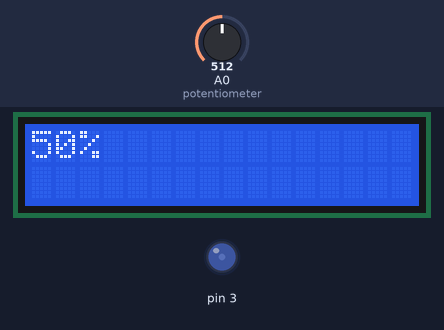
This sketch was run on a simulated Arduino Mega 2560, built with avr-gcc and run on an emulated ATmega2560. Parts: 16×2 character LCD, output pins drawn as LEDs (lit = HIGH). The inputs (shaded band) are chosen by the test bench; at power-on: A0 (potentiometer) = 512.

Above: at 1.2 s.
1.3 s: A0 (potentiometer) set to 716
At 2.4 s:
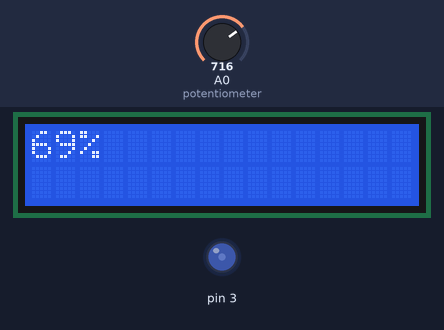
3.5 s: A0 (potentiometer) set to 0
At 4.4 s:
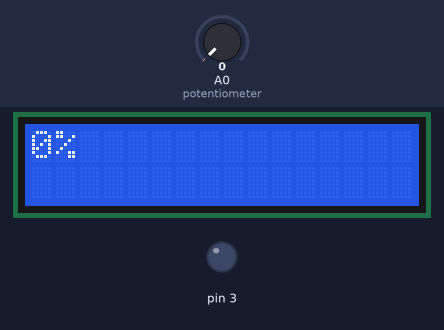
5.5 s: A0 (potentiometer) set to 9
7.3 s: A0 (potentiometer) set to 12
At 9.5 s:
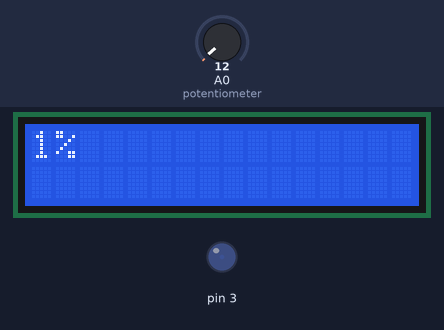
Timing chart, 0 to 10.6 s (numbered marks = the images above; inputs shaded):
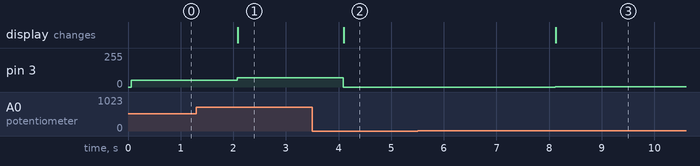

The sketch:

sketch.ino
```cpp
#include <LiquidCrystal_I2C.h>

LiquidCrystal_I2C Rist(0x27, 16, 2);

void setup() {
  // put your setup code here, to run once:
  pinMode(A0, INPUT);
  Rist.begin(16, 2);
  Rist.backlight();

}

void loop() {
  // put your main code here, to run repeatedly:
  int ITO = analogRead(A0);
  int pwm = map (ITO, 0, 1023, 0, 100);

  analogWrite(3, pwm);

  Rist.clear();
  Rist.setCursor(0, 0);
  Rist.print(pwm);
  Rist.print("%");

  delay(1000);
}
```

Measured:
- after the input at 1.3 s, pin 3: 50/255 → 69/255 after 0.78 s; the display: changes after 0.78 s (image 1)
- after the input at 3.5 s, pin 3: 69/255 → 0/255 after 0.59 s; the display: changes after 0.60 s (image 2)
- after the input at 5.5 s, every drawn part: stays the same
- after the input at 7.3 s, pin 3: 0/255 → 1/255 after 0.82 s; the display: changes after 0.82 s (image 3)
